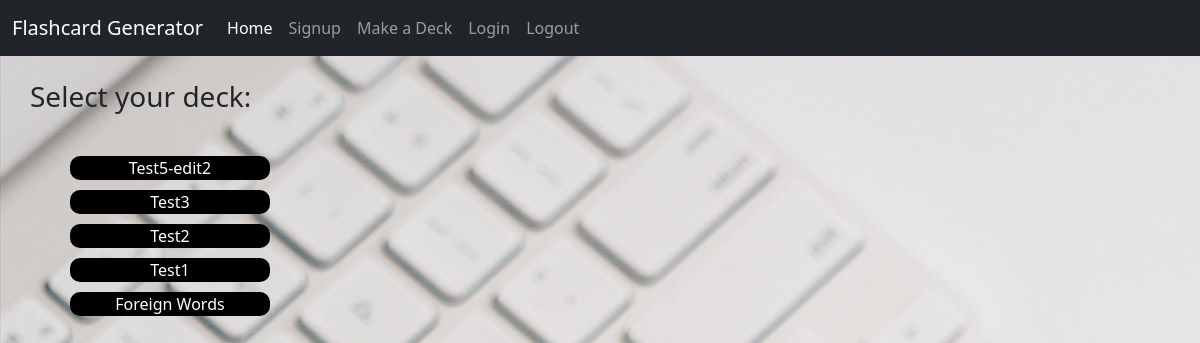
Before: / with the older database file.
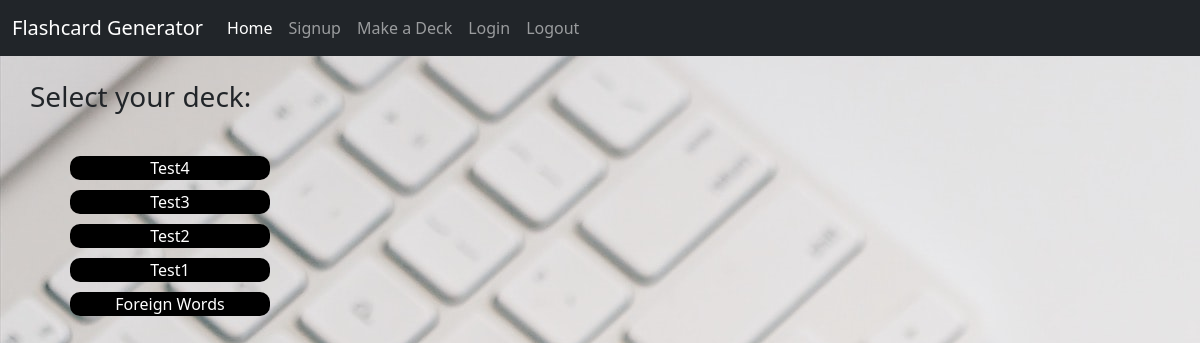
After: the same page with the newer database file.
### cards/models.py (models this page shows, shortened)
class Deck(models.Model):
    title = models.CharField(max_length=100, null=False, blank=False)
    description = models.TextField(max_length=1000, null=False, blank=True) #User can leave blank
    date = models.DateTimeField(default=datetime.now, blank=True) #add date for ordering purposes

### cards/views.py (the view)
# urls.py: path('', views.homepage, name="homepage"),
def homepage(request):
    decks = Deck.objects.all().order_by('-date')
    context = {'decks': decks}
    return render(request, 'homepage.html', context)

### cards/templates/homepage.html (shortened to what this page needs)
{% extends 'base.html' %}
{% block content %}
<div class='header'>
    <h3>Select your deck:</h3>
</div>
<div class='deck-link'>
    {% if decks %}
        {% for deck in decks %}
            <a class='my-button' href="{% url 'view_deck' deck.pk %}">{{deck.title}}</a>
        {% endfor %}
    {% else %}
        <h1>No decks found</h1>
    {% endif %}
</div>
{% endblock %}

### cards/templates/base.html (shortened to what this page needs)
{% load static %}
<!doctype html>
<html lang="en">
  <head>
    <link href="{% static 'css/style.css' %}" rel="stylesheet">
    <link href="https://cdn.jsdelivr.net/npm/bootstrap@5.0.0-beta1/dist/css/bootstrap.min.css" rel="stylesheet">
  </head>
  <body>
    <nav class="navbar navbar-expand-lg navbar-dark bg-dark">
        <div class="container-fluid">
          <a class="navbar-brand" href="#">Flashcard Generator</a>
          <div class="collapse navbar-collapse" id="navbarSupportedContent">
            <ul class="navbar-nav me-auto mb-2 mb-lg-0">
              <li class="nav-item">
                <a class="nav-link active" aria-current="page" href="/">Home</a>
              </li>
              <li class="nav-item">
                <a class="nav-link" href="{% url 'signup_view' %}">Signup</a>
              <li class="nav-item">
                <a class="nav-link" href="{% url 'make_deck' %}">Make a Deck</a>
              </li>
              <li class="nav-item">
                <a class="nav-link" href="{% url 'login_view' %}">Login</a>
              </li>
              <li class="nav-item">
                <a class="nav-link" href="{% url 'logout_view' %}">Logout</a>
              </li>
            </ul>
          </div>
        </div>
      </nav>
    <br/>
    <div>
        {% block content %}
        {% endblock %}
    </div>
  </body>
</html>

### cards/static/css/style.css (style rules this page uses)
body { background-image:url('../images/desk-light.jpg'); }
.deck-link { padding-left: 60px; }
.header { padding-left: 30px; }
.my-button { display: block; width: 200px; margin: 10px; background-color: black; border: none; border-radius: 10px; color: white; text-align: center; text-decoration: none; }

Changed rows visible on the page:
removed Deck: title "Test5-edit2"
added Deck: title "Test4"
